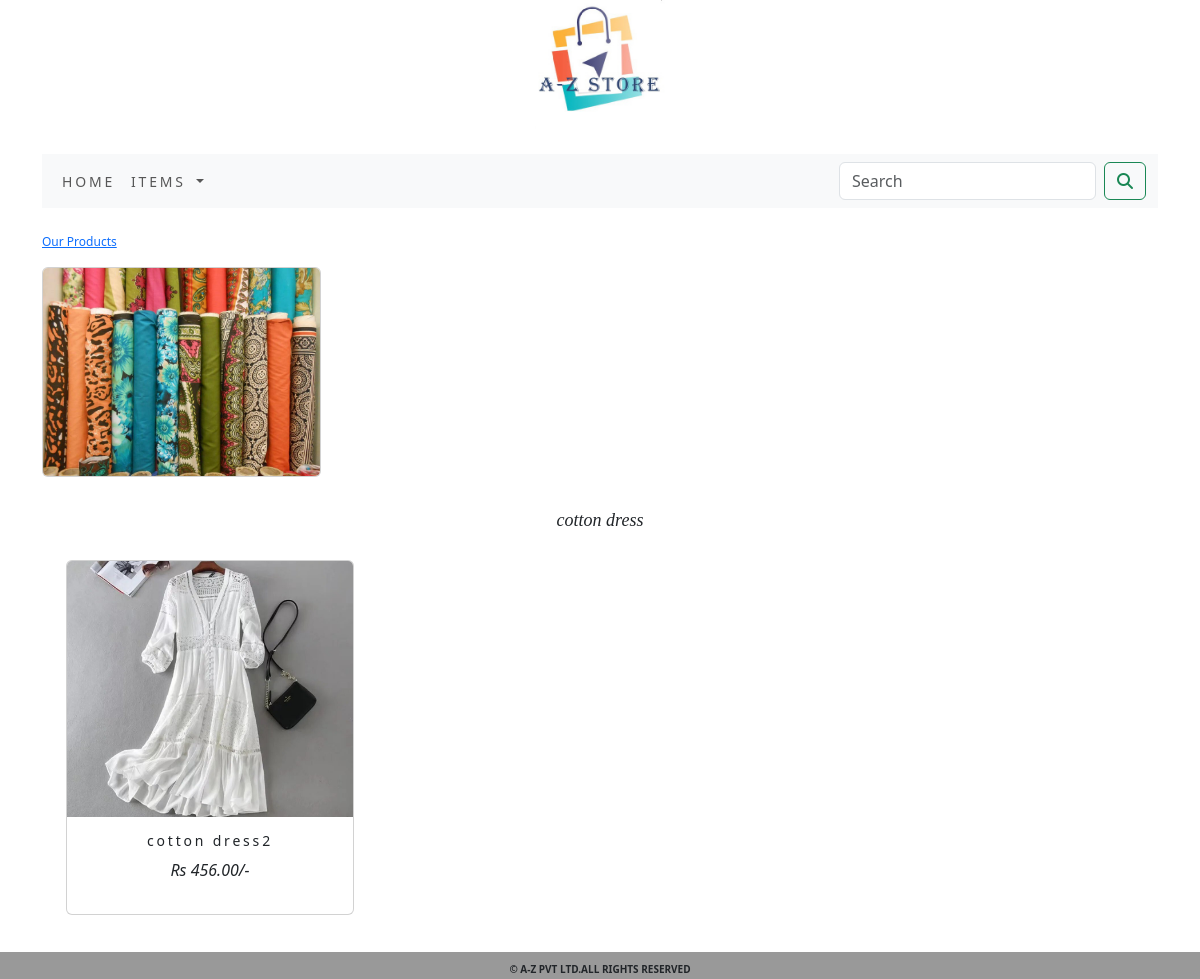
Screenshot of /slug/cotton-dress/ with the database file from the repository.
### ecom_app/models.py (models this page shows, shortened)
class Category(models.Model):
    name = models.CharField(max_length=250, unique=True)
    slug = models.SlugField(max_length=250, unique=True)
    description = models.TextField(blank=True)
    image = models.FileField(upload_to='category', blank=True)
    class Meta:
        ordering = ('name',)
        verbose_name = 'category'
        verbose_name_plural = 'categories'
    def get_url(self):
        return reverse('ecom_app:products_by_category', args=[self.slug])

class Product(models.Model):
    name = models.CharField(max_length=250, unique=True)
    slug = models.SlugField(max_length=250, unique=True)
    description = models.TextField(blank=True)
    price = models.DecimalField(max_digits=10, decimal_places=2)
    category = models.ForeignKey(Category, on_delete=models.CASCADE)
    image = models.FileField(upload_to='product', blank=True)
    stock = models.IntegerField()
    available = models.BooleanField(default=True)
    created = models.DateTimeField(auto_now_add=True)
    updated = models.DateTimeField(auto_now=True)
    def get_url(self):
        return reverse('ecom_app:prodCatDetail', args=[self.category.slug, self.slug])
    class Meta:
        ordering = ('name',)
        verbose_name = 'product'
        verbose_name_plural = 'products'

### ecom_app/views.py (the view)
# urls.py: path('',views.allProdCat,name="allProdCat"),
def allProdCat(request,c_slug=None):
    c_page=None
    products_list=None
    if c_slug!=None:
        c_page=get_object_or_404(Category,slug=c_slug)
        products_list=Product.objects.all().filter(category=c_page,available=True)
    else:
        products_list=Product.objects.all().filter(available=True)
    paginator = Paginator(products_list,8)
    try:
        page=int(request.GET.get('page','1'))
    except:
        page=1
    try:
        products=paginator.page(page)
    except(EmptyPage,InvalidPage):
        products=paginator.page(paginator.num_pages)
    return render(request,"category.html",{'category':c_page,'products':products})

### cart/context_processors.py (called while the page is built)
def counter(request):
    item_count=0
    if 'admin' in request.path:
        return {}
    else:
        try:
            cart=Cart.objects.filter(cart_id=_cart_id(request))
            car_items=CartItem.objects.all().filter(cart=cart[:1])
            for cart_item in car_items:
                item_count += cart_item.quantity
        except Cart.DoesNotExist:
            item_count=0
    return dict(item_count=item_count)

### cart/views.py (called while the page is built)
def _cart_id(request):
    cart = request.session.session_key
    if not cart:
        cart = request.session.create()
    return cart

### ecom_app/context_processors.py (called while the page is built)
def menu_links(request):
    links=Category.objects.all()
    return dict(links=links)

### templates/category.html (shortened to what this page needs)
{% extends 'base.html' %}
{% load static %}
{% block content %}
 {% if category %}
    <div class="row my_row_class">
            <div class="mx-auto">
            <p><a href="{% url 'ecom_app:allProdCat' %}">Our Products</a></p>
            </div>
    </div>
 {% endif %}
<div class="mx-auto">
    {% if category %}
       <img class="card col-md-4 col-lg-3 text-center"  src="{{category.image.url}}" alt="{{category.name}}">
    <div>
        <p class="text-center my_title"><em>{{category.name}}</em></p>
    </div>
     {% endif %}
<div class="container">
    <div class="row mx-auto">
        {% for product in products.object_list %}
        <div class="my_bottom_margin col-md-4 col-lg-3">
            <div class="card text-center">
                <a href="{{product.get_url}}"><img class="card-img-top" src="{{product.image.url}}" alt="{{product.name}}"></a>
                <div class="card-body">
                    <h4>{{product.name}}</h4>
                    <p><em>Rs {{product.price}}/-</em></p>
                </div>
            </div>
        </div>
        {% endfor %}
    </div>
    <br>
</div>
</div>
{% endblock %}

### static/css/custom.css (style rules this page uses)
.my_row_class { padding-top:15px; }
.my_row_class .mx-auto { color:#000; margin-top:10px; font-size:12px; }
.my_title { font-size:16px; text_transform:uppercase; letter-spacing:.2em; }
.card { margin-bottom:30px; object-fit:cover }
.my_bottom_margin { margin-bottom:10px; }
.card { width:18rem; height:auto; }
.card-body h4 { font-size:14px; text_transform:uppercase; letter-spacing:.2em; }
.card-img-top { width:100%; height:16rem; object-fit:cover; }
.my_title { padding-top:px; padding-bottom:10px; letter-spacing:0em; font-size:18px; font-family:'Times New Roman'; margin:0.2px; }

### rows the page displays
Category: image (picture), name "cotton dress"
Product: image (picture), name "cotton dress2", price "456.00"
